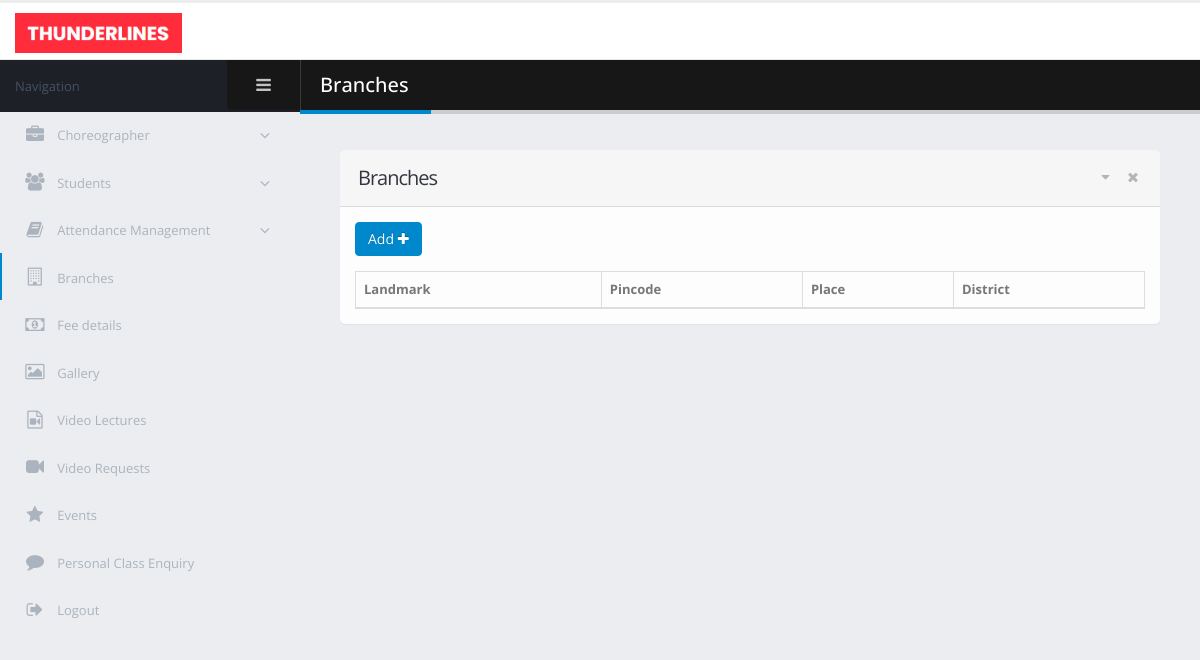
The app's page /admin/branches.php, older data.
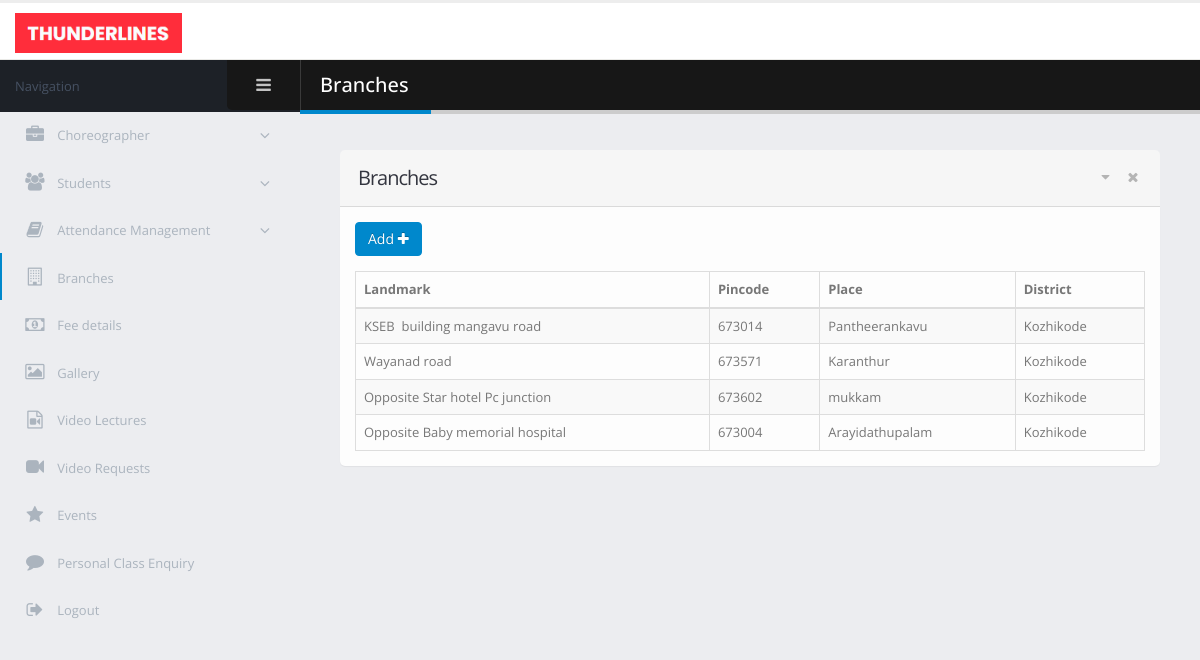
The same page, newer data.
### tables this page shows
CREATE TABLE `branch` (
  `branch_id` int(11) NOT NULL,
  `branch_landmark` varchar(40) NOT NULL,
  `branch_pincode` int(11) NOT NULL,
  `branch_place` varchar(30) NOT NULL,
  `branch_dst` varchar(50) NOT NULL
);

### admin/branches.php (the view, shortened to what the changed rows need)
<!doctype html>
<html class="fixed">
	<head>
		<link rel="stylesheet" href="assets/vendor/bootstrap/css/bootstrap.css" />
		<link rel="stylesheet" href="assets/vendor/font-awesome/css/font-awesome.css" />
		<link rel="stylesheet" href="assets/vendor/magnific-popup/magnific-popup.css" />
		<link rel="stylesheet" href="assets/vendor/bootstrap-datepicker/css/bootstrap-datepicker3.css" />
		<link rel="stylesheet" href="assets/vendor/jquery-ui/jquery-ui.css" />
		<link rel="stylesheet" href="assets/vendor/jquery-ui/jquery-ui.theme.css" />
		<link rel="stylesheet" href="assets/vendor/bootstrap-multiselect/bootstrap-multiselect.css" />
		<link rel="stylesheet" href="assets/vendor/morris.js/morris.css" />
		<link rel="stylesheet" href="assets/stylesheets/theme.css" />
		<link rel="stylesheet" href="assets/stylesheets/skins/default.css" />
		<link rel="stylesheet" href="assets/stylesheets/theme-custom.css">
	</head>
	<body>
		<section class="body">
			<div class="inner-wrapper">
                <section role="main" class="content-body">
                    <header class="page-header">
                        <h2>Branches</h2>
                    </header>
                    <section class="panel">
                        <header class="panel-heading">
                            <h2 class="panel-title">Branches</h2>
                        </header>
                        <div class="panel-body">
                            <table class="table table-bordered table-striped mb-none" id="tester_table">
                                <thead>
                                <tr>
                                    <th>Landmark</th>
                                    <th>Pincode</th>
				    <th>Place</th>
                                    <th>District</th>
                                </tr>
                                </thead>
                                <tbody>
                                <?php
                                $server_name = "localhost";
                                $user_name = "root";
                                $password = "";
                                $database = "dance-academy";
                                $conn = new mysqli($server_name, $user_name, $password, $database);
                                $branch_sel = "select branch_id, branch_landmark, branch_pincode, branch_place, branch_dst from branch order by branch_id desc";
                                $res = $conn->query($branch_sel);
                                while ($row = $res->fetch_array())
                                {
                                    echo "<tr>";
                                    echo "<td>$row[1]</td>";
                                    echo "<td>$row[2]</td>";
                                    echo "<td>$row[3]</td>";
                                    echo "<td>$row[4]</td>";
                                }
                                ?>
                                </tbody>
                            </table>
                        </div>
                    </section>
                </section>
			</div>
		</section>
	</body>
</html>

Row changes from the older to the newer data that the page shows:
added branch: branch_landmark "KSEB building mangavu road", branch_pincode "673014", branch_place "Pantheerankavu", branch_dst "Kozhikode"
added branch: branch_landmark "Wayanad road", branch_pincode "673571", branch_place "Karanthur", branch_dst "Kozhikode"
added branch: branch_landmark "Opposite Star hotel Pc junction", branch_pincode "673602", branch_place "mukkam", branch_dst "Kozhikode"
added branch: branch_landmark "Opposite Baby memorial hospital", branch_pincode "673004", branch_place "Arayidathupalam", branch_dst "Kozhikode"
